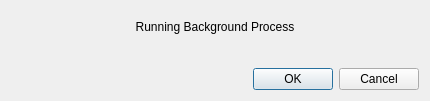
<?xml version="1.0" encoding="UTF-8"?>
<ui version="4.0">
 <class>Dialog</class>
 <widget class="QDialog" name="Dialog">
  <property name="geometry">
   <rect>
    <x>0</x>
    <y>0</y>
    <width>430</width>
    <height>101</height>
   </rect>
  </property>
  <property name="windowTitle">
   <string>Dialog</string>
  </property>
  <layout class="QVBoxLayout" name="verticalLayout">
   <item>
    <spacer name="verticalSpacer">
     <property name="orientation">
      <enum>Qt::Vertical</enum>
     </property>
     <property name="sizeHint" stdset="0">
      <size>
       <width>20</width>
       <height>2</height>
      </size>
     </property>
    </spacer>
   </item>
   <item>
    <widget class="QLabel" name="backgroundProcessLabel">
     <property name="sizePolicy">
      <sizepolicy hsizetype="Preferred" vsizetype="Fixed">
       <horstretch>0</horstretch>
       <verstretch>0</verstretch>
      </sizepolicy>
     </property>
     <property name="text">
      <string>Running Background Process</string>
     </property>
     <property name="alignment">
      <set>Qt::AlignCenter</set>
     </property>
    </widget>
   </item>
   <item>
    <widget class="QLabel" name="backgroundActionLabel">
     <property name="sizePolicy">
      <sizepolicy hsizetype="Preferred" vsizetype="Fixed">
       <horstretch>0</horstretch>
       <verstretch>0</verstretch>
      </sizepolicy>
     </property>
     <property name="text">
      <string/>
     </property>
     <property name="alignment">
      <set>Qt::AlignCenter</set>
     </property>
    </widget>
   </item>
   <item>
    <spacer name="verticalSpacer_2">
     <property name="orientation">
      <enum>Qt::Vertical</enum>
     </property>
     <property name="sizeHint" stdset="0">
      <size>
       <width>20</width>
       <height>2</height>
      </size>
     </property>
    </spacer>
   </item>
   <item>
    <widget class="QDialogButtonBox" name="buttonBox">
     <property name="orientation">
      <enum>Qt::Horizontal</enum>
     </property>
     <property name="standardButtons">
      <set>QDialogButtonBox::Cancel|QDialogButtonBox::Ok</set>
     </property>
    </widget>
   </item>
  </layout>
 </widget>
 <resources/>
 <connections>
  <connection>
   <sender>buttonBox</sender>
   <signal>accepted()</signal>
   <receiver>Dialog</receiver>
   <slot>accept()</slot>
   <hints>
    <hint type="sourcelabel">
     <x>248</x>
     <y>254</y>
    </hint>
    <hint type="destinationlabel">
     <x>157</x>
     <y>274</y>
    </hint>
   </hints>
  </connection>
  <connection>
   <sender>buttonBox</sender>
   <signal>rejected()</signal>
   <receiver>Dialog</receiver>
   <slot>reject()</slot>
   <hints>
    <hint type="sourcelabel">
     <x>316</x>
     <y>260</y>
    </hint>
    <hint type="destinationlabel">
     <x>286</x>
     <y>274</y>
    </hint>
   </hints>
  </connection>
 </connections>
</ui>
